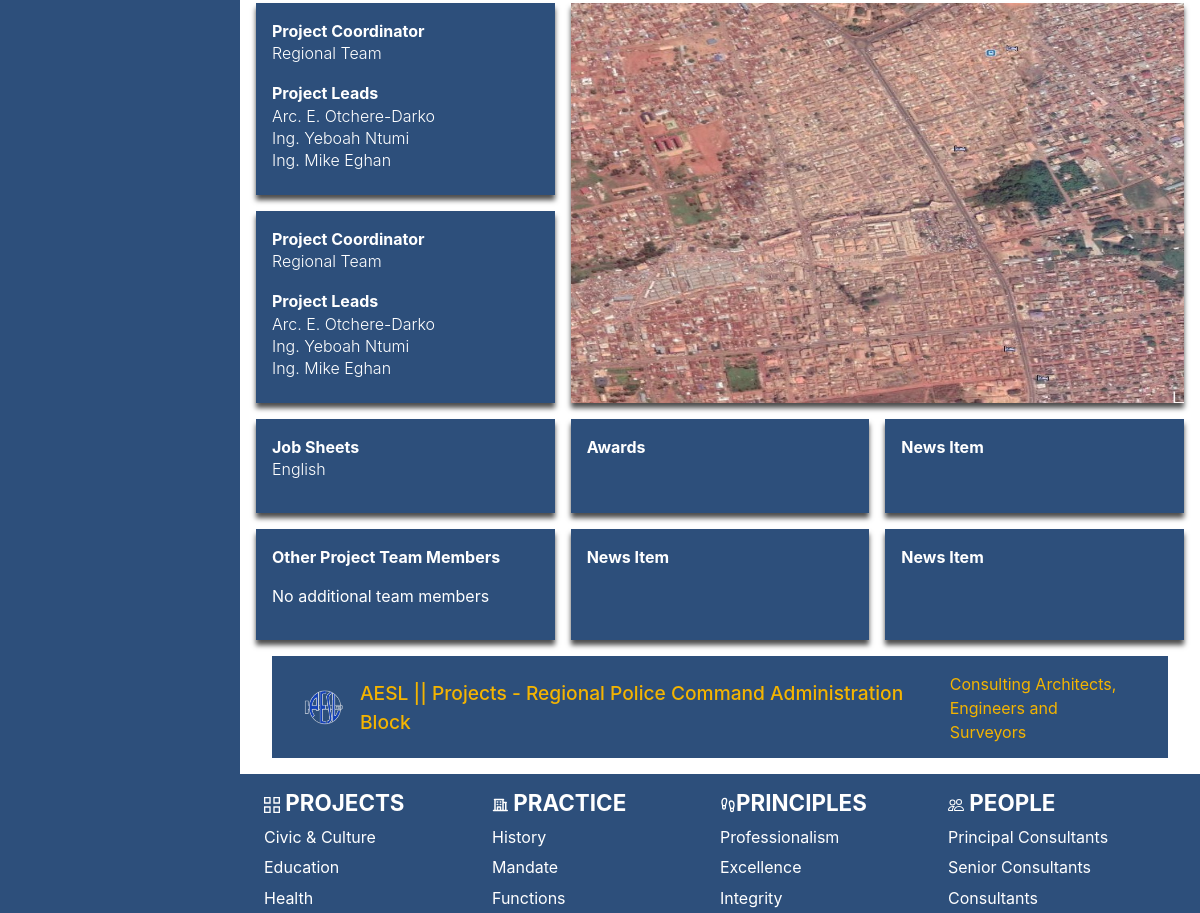
The page /project/1/ (middle part) on the database as committed earlier.
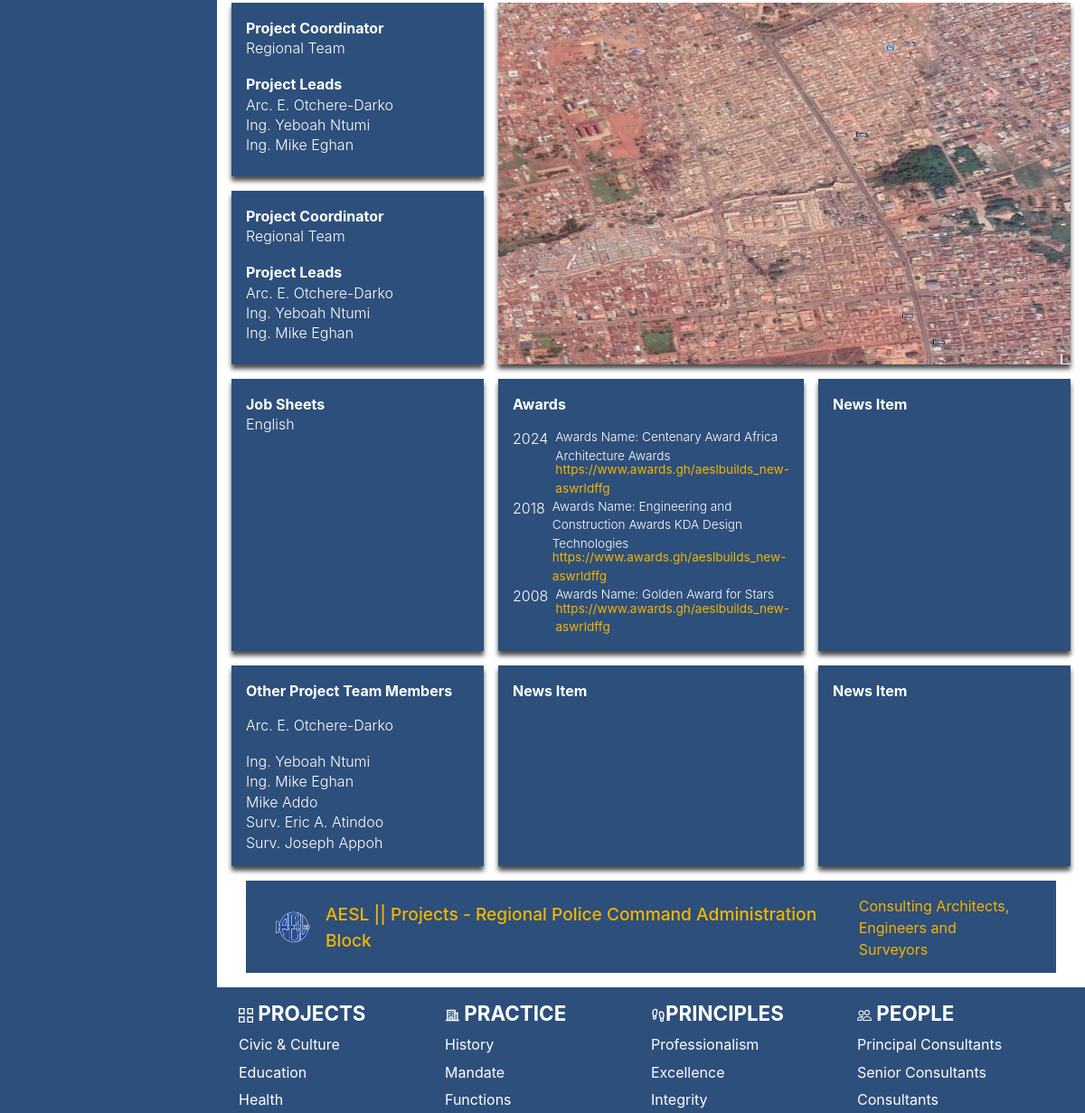
The same page on the database as committed later.
### frontend/models.py (models this page shows, shortened)
class Project(models.Model):
    title = models.CharField(max_length=200)
    client = models.CharField(max_length=200)
    location = models.CharField(max_length=300, default="Accra")
    picture = models.ImageField(
        upload_to="projects/main_pictures/", blank=True, null=True
    )
    little_text_details = models.TextField()
    project_coordinator = models.CharField(max_length=150)
    project_leaders = models.ManyToManyField(ProjectLeader, related_name="projects")
    other_team_members = models.ManyToManyField(
        ProjectTeamMember, related_name="projects", blank=True
    )
    total_floor_area = models.CharField(max_length=100, help_text="e.g. 5,000 sqm")
    start_date = models.DateField()
    completed_date = models.DateField(blank=True, null=True)
    job_sheets = models.CharField(max_length=300, blank=True)
    certificate = models.CharField(max_length=300, blank=True)
    category = models.ForeignKey(
        ProjectCategory, on_delete=models.SET_NULL, null=True, related_name="projects"
    )
    created_at = models.DateTimeField(auto_now_add=True)

class ProjectLeader(models.Model):
    full_name = models.CharField(max_length=150)

class ProjectAward(models.Model):
    project = models.ForeignKey(
        Project, on_delete=models.CASCADE, related_name="awards"
    )
    year = models.PositiveIntegerField()
    award_name = models.CharField(max_length=200)
    awarded_by = models.CharField(max_length=200)
    website = models.URLField(blank=True)
    created_at = models.DateTimeField(auto_now_add=True)
    class Meta:
        ordering = ["-year", "award_name"]

class ProjectTeamMember(models.Model):
    full_name = models.CharField(max_length=150)

### frontend/views.py (the view)
# urls.py: path("project/<int:pk>/", ProjectDetailView.as_view(), name="project_detail"),
class ProjectDetailView(DetailView):
    model = Project
    template_name = "frontend/project_detail.html"
    context_object_name = "project"  # Default is 'object', but we can use 'project'
    def get_context_data(self, **kwargs):
        context = super().get_context_data(**kwargs)
        project = self.get_object()
        context["project_pictures"] = project.gallery.filter(image_type="project")
        context["construction_pictures"] = project.gallery.filter(
            image_type="construction"
        )
        context["title"] = "Projects"
        return context

### templates/frontend/project_detail.html (shortened to what this page needs)
{% extends 'base.html' %}
{% load static %}
{% block content %}
<section class="projects__detail-data">
  <div class="projects__data">
    <div class="data__grid-top">
      <div style="border-radius:0px" class="details__card">
        <div class="details__card-head">
          <p class="details__head">Project Coordinator</p>
          <p class="details__body">{{ project.project_coordinator }}</p>
        </div>
        <div class="details__card-body">
          <p class="details__head">Project Leads</p>
            {% for leader in project.project_leaders.all %}
              <p class="details__body">{{ leader.full_name }}</p>
            {% endfor %}
        </div>
      </div>
      <div  style="border-radius:0px" class="details__card">
        <div class="details__card-head">
          <p class="details__head">Project Coordinator</p>
          <p class="details__body">{{ project.project_coordinator }}</p>
        </div>
        <div class="details__card-body">
          <p class="details__head">Project Leads</p>
            {% for leader in project.project_leaders.all %}
              <p class="details__body">{{ leader.full_name }}</p>
            {% endfor %}
        </div>
      </div>
    </div>
    <div class="projects__data-span">
      <img src="{% static 'img/statlight.jpg' %}"/>
    </div>
    <div  style="border-radius:0px" class="details__card">
      <div class="details__card-head">
        {% if project.job_sheets %}
        <p class="details__head">Job Sheets</p>
        <p class="details__body">{{ project.job_sheets }}</p>
        {% endif %}
      </div>
    </div>
    <div style="border-radius:0px" class="details__card">
      <div class="details__card-head">
        <p class="details__head">Awards</p>
      </div>
      <div class="details__card-body">
          {% for award in project.awards.all %}
          <div class="awards__container">
            <p class="details__body">{{ award.year }}</p>
            <div class="award__detail">
              <p class="details__body">Awards Name: {{ award.award_name}}</p>
              {% if award.website %}
              <a href="{{ award.website }}" target="_blank">{{ award.website }}</a>
              {% endif %}
            </div>
          </div>
          {% endfor %}
      </div>
    </div>
    <div style="border-radius:0px" class="details__card">
      <div class="details__card-head">
        <p class="details__head">News Item</p>
      </div>
    </div>
    <div style="border-radius:0px" class="details__card">
      <div class="details__card-head">
        <p class="details__head">Other Project Team Members</p>
      </div>
      <div class="details__card-body">
      {% for member in project.other_team_members.all %}
        <p class="details__body">{{ member.full_name }}</p>
      {% empty %}
        <p>No additional team members</p>
      {% endfor %}
      </div>
    </div>
    <div style="border-radius:0px" class="details__card">
      <div class="details__card-head">
        <p class="details__head">News Item</p>
      </div>
    </div>
    <div style="border-radius:0px" class="details__card">
      <div class="details__card-head">
        <p class="details__head">News Item</p>
      </div>
    </div>
  </div>
</section>
<section class="page__location">
  <div class="page__flex">
    <img src="{% static 'img/aesl_logo.png' %}" alt="aesl logo" class="info__building-image-large"/>
    <p>AESL || {{ title }} - {{ project.title }}</p>
  </div>
  <p>Consulting Architects,<br/> Engineers and Surveyors</p>
</section>
{% endblock content %}

### templates/base.html (shortened to what this page needs)
{% load static %}
<!DOCTYPE html>
<html lang="en">
<head>
  <link rel="stylesheet" href="{% static 'css/main.css' %}" />
  <link rel="stylesheet" href="https://cdn.jsdelivr.net/npm/bootstrap@4.6.2/dist/css/bootstrap.min.css"
 />
  <link rel="stylesheet" href="https://cdnjs.cloudflare.com/ajax/libs/font-awesome/6.5.1/css/all.min.css"
 />
</head>
<body>
  {% include 'partial/navbar.html' %}
  <main class="main-content">
    {% block content %}
    {% endblock content %}
  </main>
  {% include 'partial/footer.html' %}
</body>
</html

### templates/partial/navbar.html (shortened to what this page needs)
{% load static %}
<aside class="sidebar">
</aside>

### templates/partial/footer.html (shortened to what this page needs)
{% load static %}
<footer class="site__footer">
  <div class="footer__nav">
    <div>
      <h5>
        Projects
      </h5>
      <ul>
        <li><a href="#">Civic & Culture</a></li>
        <li><a href="#">Education</a></li>
        <li><a href="#">Health</a></li>
      </ul>
    </div>
    <div>
      <h5>
         Practice
      </h5>
      <ul>
        <li><a href="#">History</a></li>
        <li><a href="#">Mandate</a></li>
        <li><a href="#">Functions</a></li>
      </ul>
    </div>
    <div>
      <h5>
        Principles
      </h5>
      <ul>
        <li><a href="#">Professionalism</a></li>
        <li><a href="#">Excellence</a></li>
        <li><a href="#">Integrity</a></li>
      </ul>
    </div>
    <div>
      <h5>
        People
      </h5>
      <ul>
        <li><a href="#">Principal Consultants</a></li>
        <li><a href="#">Senior Consultants</a></li>
        <li><a href="#">Consultants</a></li>
      </ul>
    </div>
  </div>
</footer>

### static/css/base.css (style rules this page uses)
*, *::before, *::after { margin: 0; padding: 0; box-sizing: border-box; }
:root { --primary-color: #2d4f7b; --secondary-color: #F4B400; --secondary-color-light: #F6BE2C; --text-color: #1a1a1a; --text-base-color: #f1f1f1; --background-color: #f5f5f5; --font-family: "Ubuntu", sans-serif; }
html { font-size: 16px; scroll-behavior: smooth; }
body { font-family: var(--font-family); line-height: 1.6; color: #1a1a1a; background-color: #f9f9f9; }
h1, h2, h3, h4, h5, h6 { font-weight: 600; margin-bottom: 1rem; }
img { max-width: 100%; display: block; }

### static/css/layout.css (style rules this page uses)
.sidebar { width: 20%; background-color: var(--primary-color); position: fixed; height: 100%; overflow-y: auto; padding-top: 20px; padding: 1rem; }
.main-content { margin-left: 20%; }
.page__location { display: flex; align-items: center; justify-content: space-between; background-color: var(--primary-color); color: var(--secondary-color); margin: 1rem 2rem; padding: 1rem 2rem; }
.page__location p { font-size: 1rem; margin-bottom: -0.1rem; }
.page__flex { display: flex; justify-content: center; align-items: center; gap: 1rem; }
.page__location img { width: 40px; height: auto }
.page__flex p { font-size: 1.2rem; font-weight: 500; }
.site__footer { background-color: var(--primary-color); color: #fff; padding: 1rem 1.5rem; margin-left: 20%; }
.footer__nav { display: grid; grid-template-columns: repeat(4, 1fr); place-items: start; }
.footer__nav svg { font-size: 1rem; }
.footer__nav h5 { font-size: 1.4rem; font-weight: 700; text-transform: uppercase; }
.footer__nav ul { list-style: none; }
.footer__nav ul>li { margin-bottom: 0.4rem; }
.footer__nav ul a { color: white; }
.details__card { border-radius: 0.8rem; background-color: var(--primary-color); color: #fff; padding: 1rem; box-shadow: 0 5px 5px rgba(0, 0, 0, 0.70); }
.details__card-head { margin-bottom: 1rem; }
.details__head { font-weight: 700; margin-bottom: -0.1rem; }
.details__card-body p:not(:first-of-type) { margin-bottom: -0.1rem; }
.details__body { font-weight: 300; }
.project__details-text, .projects__details-gallery, .projects__construction-gallery, .projects__detail-data { padding: 0 1rem; }
.projects__detail-data { margin-top: 3rem; }
.data__grid-top { display: grid; grid-template-columns: repeat(1, 1fr); gap: 1rem; }
.projects__data { display: grid; grid-template-columns: repeat(3, 1fr); gap: 1rem; }
.projects__data-span { grid-column: span 2; box-shadow: 0 5px 5px rgba(0, 0, 0, 0.70); }
.projects__data-span img { width: 100%; height: 400px; }
.awards__container { display: flex; justify-content: start; align-items: start; }
.award__detail { font-size: 0.85rem; margin-left: 0.5rem; }
.award__detail p { margin-bottom: -0.3rem; }
.award__detail a { color: var(--secondary-color) }

Rows that differ between the two databases and show on the page:
added ProjectAward: year "2024", award_name "Centenary Award Africa Architecture Awards", website "https://www.awards.gh/aeslbuilds_new-aswrldffg"
added ProjectAward: year "2018", award_name "Engineering and Construction Awards KDA Design Technologies", website "https://www.awards.gh/aeslbuilds_new-aswrldffg"
added ProjectAward: year "2008", award_name "Golden Award for Stars", website "https://www.awards.gh/aeslbuilds_new-aswrldffg"
added ProjectTeamMember: full_name "Arc. E. Otchere-Darko"
added ProjectTeamMember: full_name "Ing. Yeboah Ntumi"
added ProjectTeamMember: full_name "Ing. Mike Eghan"
added ProjectTeamMember: full_name "Mike Addo"
added ProjectTeamMember: full_name "Surv. Eric A. Atindoo"
added ProjectTeamMember: full_name "Surv. Joseph Appoh"
Other text that changed with them:
text no longer shown: "No additional team members"
